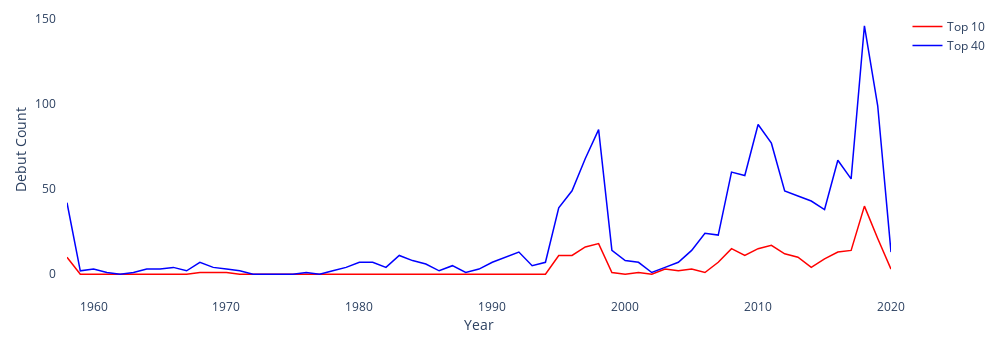

Notebook cell for this chart:
### Code cell
fig = go.Figure()
news_top10 = (trend_df.loc[:9, :] == 'New').sum()
news_top10.index = [d[:4] for d in news_top10.index]
news_top10 = news_top10.groupby(level = 0).sum()
fig.add_trace(go.Scatter(x=news_top10.index,
                         y=news_top10,
                         line=dict(color = 'red', width = 1.5),
                         name='Top 10'))
news_top40 = (trend_df.loc[:39, :] == 'New').sum()
news_top40.index = [d[:4] for d in news_top40.index]
news_top40 = news_top40.groupby(level = 0).sum()
fig.add_trace(go.Scatter(x=news_top40.index,
                         y=news_top40,
                         line=dict(color = 'blue', width = 1.5),
                         name='Top 40'))
fig.update_layout(width=1000, 
                  height=350, 
                  plot_bgcolor='rgb(255,255,255)',
                  xaxis_title="Year",
                  yaxis_title="Debut Count",
                  margin={'l':10, 'r':10, 'b':10, 't':10, 'pad':10})
fig.show()
fig.write_html("visuals/new_songs_top40.html")

### Figure 1 — Plotly figure (JSON) as saved in the notebook; plotly's stock layout.template omitted (floating-point values rounded to 4 significant figures)
{"data": [{"line": {"color": "red", "width": 1.5}, "name": "Top 10", "type": "scatter", "x": ["1958", "1959", "1960", "1961", "1962", "1963", "1964", "1965", "1966", "1967", "1968", "1969", "1970", "1971", "1972", "1973", "1974", "1975", "1976", "1977", "1978", "1979", "1980", "1981", "1982", "1983", "1984", "1985", "1986", "1987", "1988", "1989", "1990", "1991", "1992", "1993", "1994", "1995", "1996", "1997", "1998", "1999", "2000", "2001", "2002", "2003", "2004", "2005", "2006", "2007", "2008", "2009", "2010", "2011", "2012", "2013", "2014", "2015", "2016", "2017", "2018", "2019", "2020"], "y": [10, 0, 0, 0, 0, 0, 0, 0, 0, 0, 1, 1, 1, 0, 0, 0, 0, 0, 0, 0, 0, 0, 0, 0, 0, 0, 0, 0, 0, 0, 0, 0, 0, 0, 0, 0, 0, 11, 11, 16, 18, 1, 0, 1, 0, 3, 2, 3, 1, 7, 15, 11, 15, 17, 12, 10, 4, 9, 13, 14, 40, 21, 3]}, {"line": {"color": "blue", "width": 1.5}, "name": "Top 40", "type": "scatter", "x": ["1958", "1959", "1960", "1961", "1962", "1963", "1964", "1965", "1966", "1967", "1968", "1969", "1970", "1971", "1972", "1973", "1974", "1975", "1976", "1977", "1978", "1979", "1980", "1981", "1982", "1983", "1984", "1985", "1986", "1987", "1988", "1989", "1990", "1991", "1992", "1993", "1994", "1995", "1996", "1997", "1998", "1999", "2000", "2001", "2002", "2003", "2004", "2005", "2006", "2007", "2008", "2009", "2010", "2011", "2012", "2013", "2014", "2015", "2016", "2017", "2018", "2019", "2020"], "y": [42, 2, 3, 1, 0, 1, 3, 3, 4, 2, 7, 4, 3, 2, 0, 0, 0, 0, 1, 0, 2, 4, 7, 7, 4, 11, 8, 6, 2, 5, 1, 3, 7, 10, 13, 5, 7, 39, 49, 68, 85, 14, 8, 7, 1, 4, 7, 14, 24, 23, 60, 58, 88, 77, 49, 46, 43, 38, 67, 56, 146, 99, 13]}], "layout": {"height": 350, "margin": {"b": 10, "l": 10, "pad": 10, "r": 10, "t": 10}, "plot_bgcolor": "rgb(255,255,255)", "width": 1000, "xaxis": {"autorange": true, "range": [1958, 2020], "title": {"text": "Year"}, "type": "linear"}, "yaxis": {"autorange": true, "range": [-8.111, 154.1], "title": {"text": "Debut Count"}, "type": "linear"}}}
